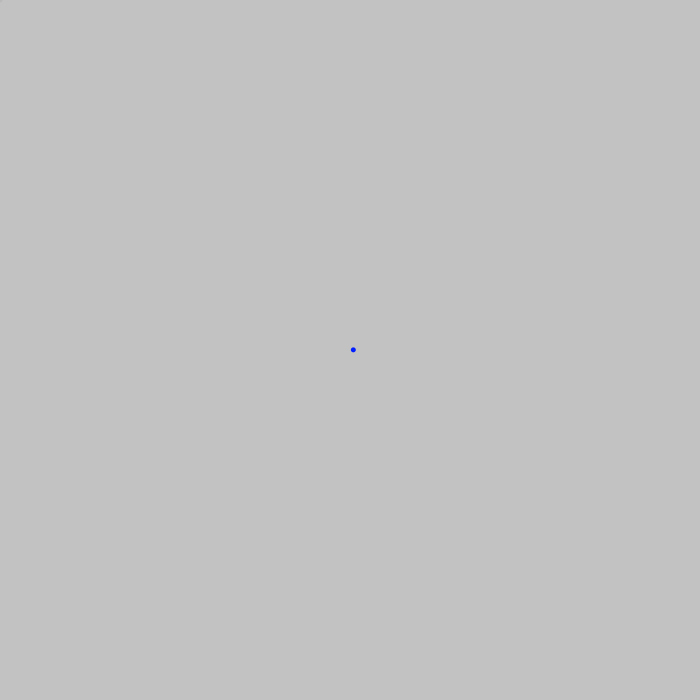
Frame 1 (no input)
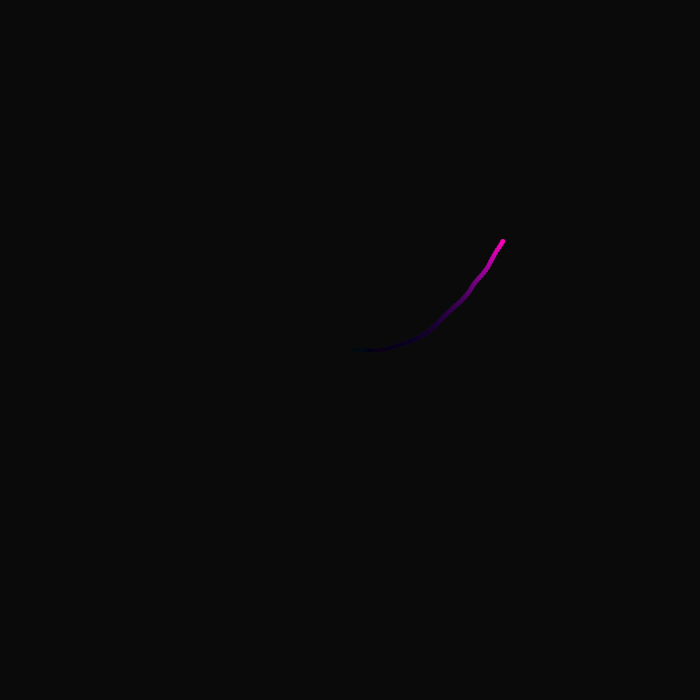
Frame 60 (the mouse pressed at the canvas centre just before this capture)
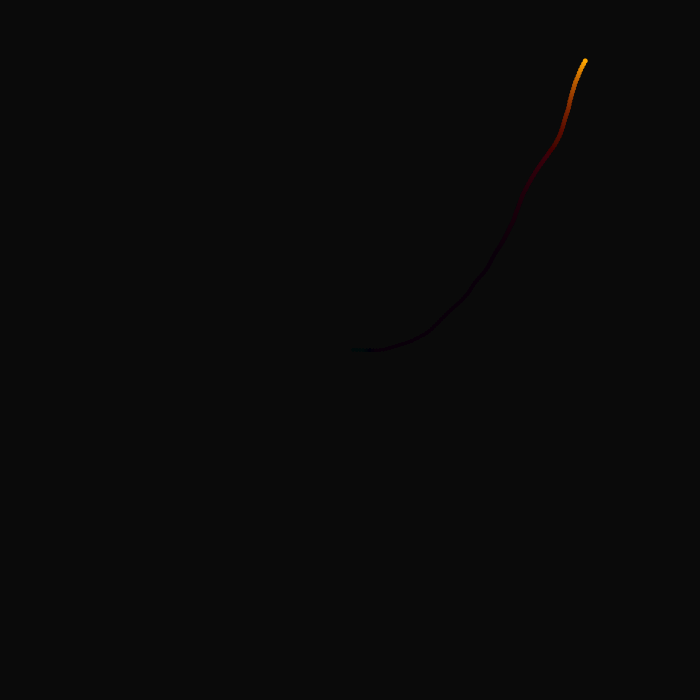
Frame 120 (the mouse held since frame 60 and released just before this capture)

The Processing sketch that drew these frames (run headless with seeded random() and noise(); from frame 60 on, the mouse is pressed at the canvas centre):

// Processing sketch: Practicum_09
// ── Practicum_09.pde
/*
Flynn Lundeen
Exercise 34 _01
This code created a class that creates a lot of worms who demonstrate Brownian motion
*/
int fx;
int fy;
int Obj_count =1; //How many Objects you want present
Name[] Brow = new Name[Obj_count];
//food[] Food = new food[Obj_count];
//     /\
// Name of Class
// in your code
// when you call 
// upon a the
// class
void setup() {
  noStroke();
  colorMode(HSB);
  size(700,700);
  for (int i = 0; Obj_count > i; i++) {
    Brow[i] = new Name(0.1,5, random(255)); // Where you input the variable data for 
  } // Turn speed, width, color
  //for (int i = 0; Obj_count > i; i++) {
  //  Food[i] = new food(1); // Where you input the variable data for 
  //}
}
  
  
 void draw() {
  
   fill(0,12);
   
   rect(0,0,width,height);
   for (int i=0; Obj_count>i; i++) {
   Brow[i].function_1();      // How to call functions for a class
   }
   //for (int i=0; Obj_count>i; i++) {
   //  Food[i].display();
   //}
   //Name[1].funciton_1();  This is how you call a specific funcitons
   
 }
// ── Creature_DNA.pde
class Name {  //Name is what the class will be called
//Variables used in the class
float x = width/2;
float y = height/2;

float mx;
float my;
float ang;
float angdif;
float r;
float sugar;
float C;
  Name(float a, float b,float c) {
    sugar=a;
    r=b;
    C = c;
  }
  
  //degrees(atan2(y-y2,x-x2))+180
  void function_1() {
  if (mousePressed) {
    fx = mouseX;
    fy = mouseY;
  }
  ellipse(fx,fy,5,5);
  if (dist(x,y,fx,fy) < 150 ){
    ang = atan2(fy-y,fx-x);
  } else {
  angdif = random(sugar * -1,sugar);
  ang += angdif;
  }
  
  if (x + r>=width) {
    ang += 180;
  }
  if (y + r>=height) {
    ang += 180;
  }
  if (x - r<=0) {
    ang += 180;
  }
  if (y - r<= 0) {
    ang += 180;
  }
  //my = sin(ang) * (r-(r/3));
  //mx = cos(ang) * (r-(r/3));
  my = sin(ang) * (r-(r/3));
  mx = cos(ang) * (r-(r/3));
  x = x+mx;
  y = y+my;

  fill(C,255,255);
  ellipse(x,y,r,r);

  C+= 1;
  if (C >= 255) {
    C =0;
  }
    //code wanted in function_1
  }
  
  void function_2() {
    if (dist(x,y,fx,fy) < 5) {
      fx = int(random(0 + 10, width - 10));
      fy = int(random(0 + 10, height - 10));
    }
    //code wanted in function_2
  }
}
